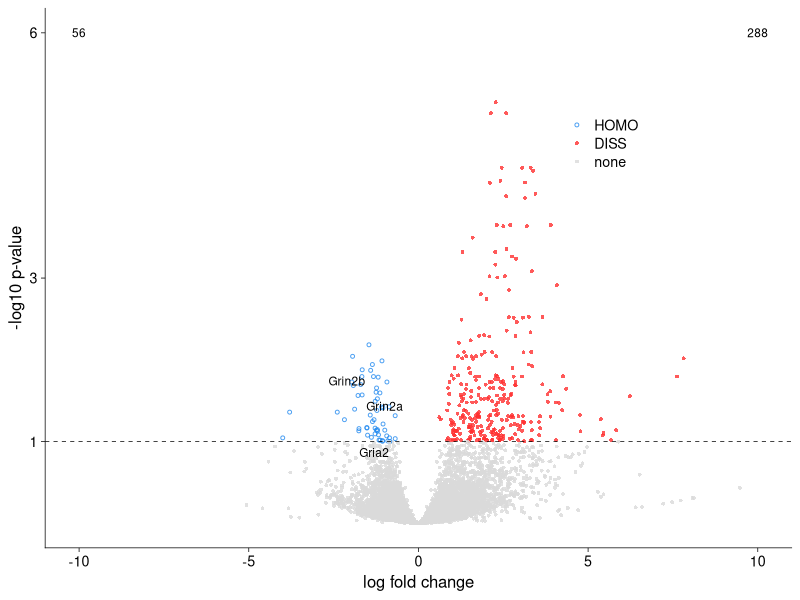
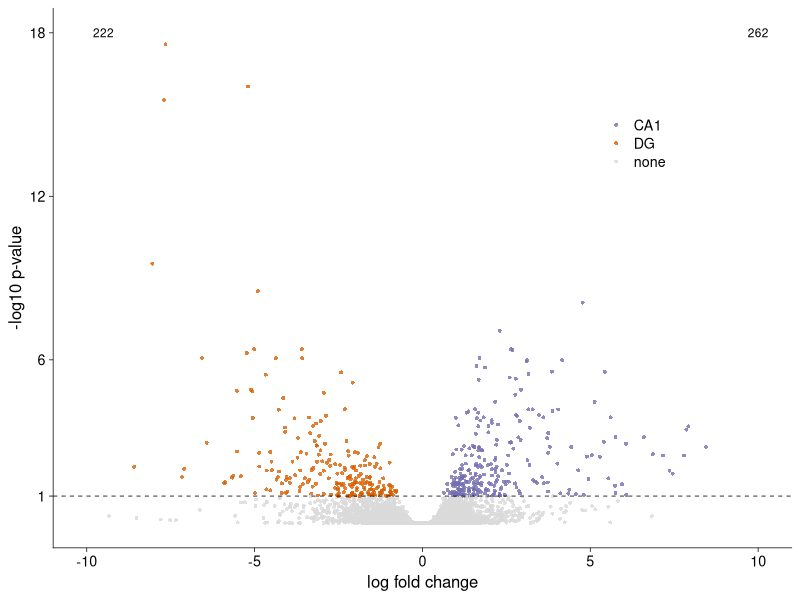
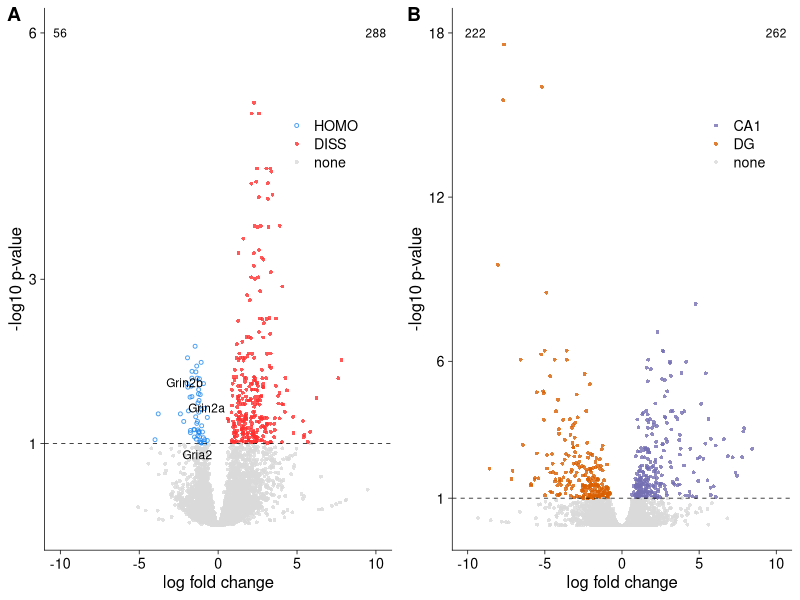
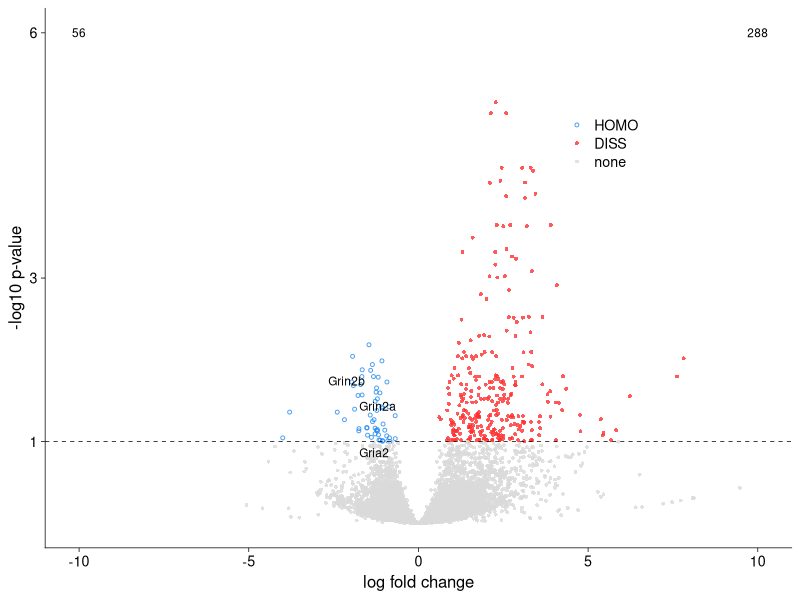
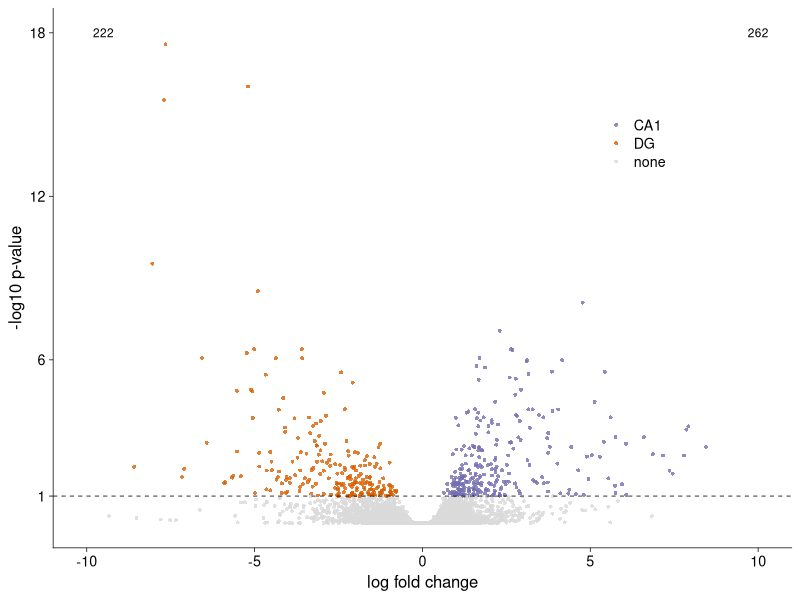
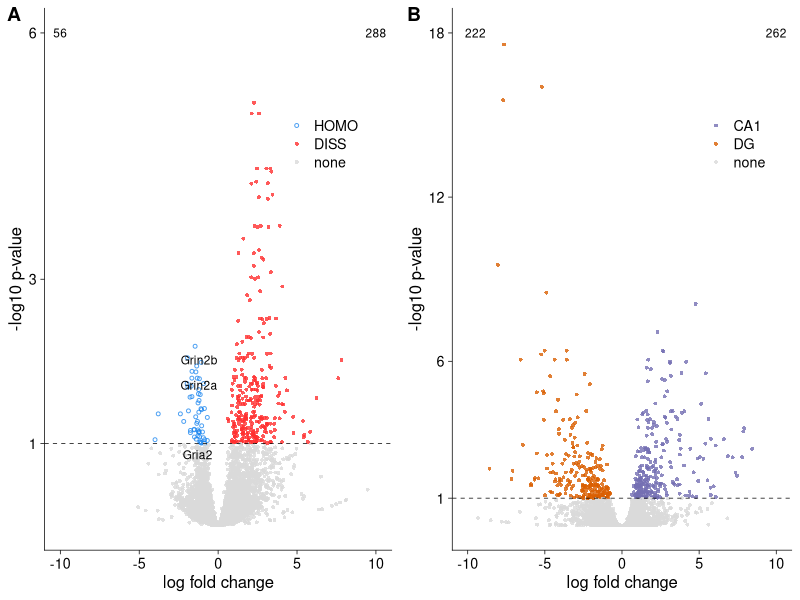
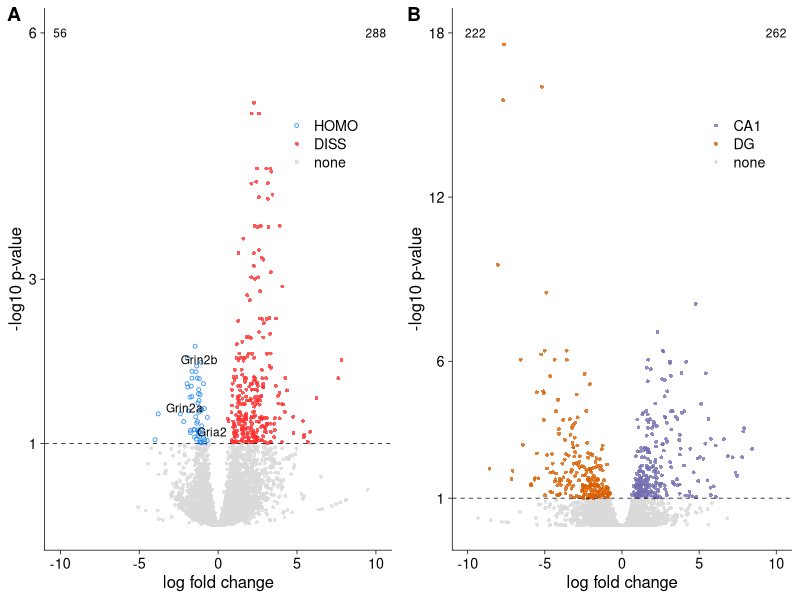

R code for these plots, in order:
## ---- chunk 1
library(ggplot2)
library(cowplot)
library(dplyr)
library(ggrepel)
library(tidyverse)
#install.packages("ggrepel")
# set output file for figures 
knitr::opts_chunk$set(fig.path = '../figures/02_volcanoplots/')
## ---- chunk 2
# dissocation DEGes
dissociation <- read.csv("../results/01_dissociation_volcanoTreatment.csv", header = T, row.names = 1)

#set levels
dissociation$color <- factor(dissociation$color,
                             levels = c("HOMO", "DISS", "none"))

#set colors
dissociationcolor <-  c("HOMO" = "dodgerblue2", "DISS" = "firebrick1", "none" = "#d9d9d9")

# create list of candidate learning and memory genes
candidates <- dissociation %>%
  dplyr::filter(grepl('Ncs|Nsf|Gria|Grin|Grim|Dlg|Prkc|Camk2|Fmr1|Creb', gene)) %>%
  droplevels()
candidates <- candidates[,c(1)]
candidates

# subfield specific degs
subfield <- read.csv("../results/01_dissociation_volcanoCA1DG.csv", header = T, row.names = 1)

## ---- chunk 3
volcanoplot <- ggplot(dissociation, aes(x = lfc, y = pvalue)) + 
  geom_point(aes(color = factor(color), shape = factor(color)), 
             size = 1, alpha = 0.8, na.rm = T) + 
  theme_cowplot(font_size = 12, line_size = 0.25) +
    theme( legend.title = element_blank(),
        legend.position=c(.7,.75),
        panel.grid.minor=element_blank(),
        panel.grid.major=element_blank()) +
  scale_color_manual(values = dissociationcolor) +
  scale_x_continuous(name="log fold change",
                      limits = c(-10, 10)) +
  scale_y_continuous(name="-log10 p-value",
                     limits = c(0, 6),
                     breaks = c(1,3,6)) +
  geom_hline(yintercept = 1,  size = 0.25, linetype = 2 ) + 
  scale_shape_manual(values = c(1,16,16))  +
    
    geom_text_repel(data=filter(dissociation, gene %in% candidates & pvalue>1),
                    aes(label=gene), size = 3,
                    box.padding = unit(0.25, 'lines'),
                    point.padding = unit(0.5, 'lines'))  +
  
    annotate("text", label = "56", x = -10, y = 6, size = 3, color = "black") + 
    annotate("text", label = "288", x = 10, y = 6, size = 3, color = "black")
volcanoplot  

  
pdf(file = "../figures/02_volcanoplots/Treatment_volcano.pdf", width=2.5, height=2.25)
plot(volcanoplot)
dev.off()
## ---- chunk 4
volcanoplot2 <- ggplot(subfield, aes(x = lfc, y = pvalue)) + 
  geom_point(aes(color = factor(color), shape = factor(color)), 
             size = 1, alpha = 0.8, na.rm = T) + 
  theme_cowplot(font_size = 12, line_size = 0.25) +
  theme(legend.title=element_blank(),
        legend.position=c(.75,.75),
        panel.grid.minor=element_blank(),
        panel.grid.major=element_blank()) + 
  scale_color_manual(values = c("CA1" = "#7570b3",
                                "DG" = "#d95f02", 
                                "none" = "#d9d9d9")) +   
  scale_x_continuous(name="log fold change",
                     limits = c(-10, 10)) +
  scale_y_continuous(name="-log10 p-value",
                     limits = c(0, 18),
                     breaks = c(1,6,12,18)) +
  geom_hline(yintercept = 1,  size = 0.25, linetype = 2 ) + 
  scale_shape_manual(values = c(16,16,16)) +
  
      annotate("text", label = "222", x = -9.5, y = 18, size = 3, color = "black") + 
    annotate("text", label = "262", x = 10, y = 18, size = 3, color = "black")
volcanoplot2 

pdf(file = "../figures/02_volcanoplots/CA1DG_volcano.pdf", width=2.5, height=2.25)
plot(volcanoplot2)
dev.off()

## ---- chunk 5

figure2 <- plot_grid(volcanoplot, volcanoplot2,  
                     nrow = 1, labels = c('A', 'B'), 
                     #align = 'h',
                     rel_widths = c(1,1))

figure2

pdf("../figures/figure2.pdf", width=5.5, height=3)
print(figure2)
dev.off()

png("../figures/figure2.png")
plot(figure2)
dev.off()
